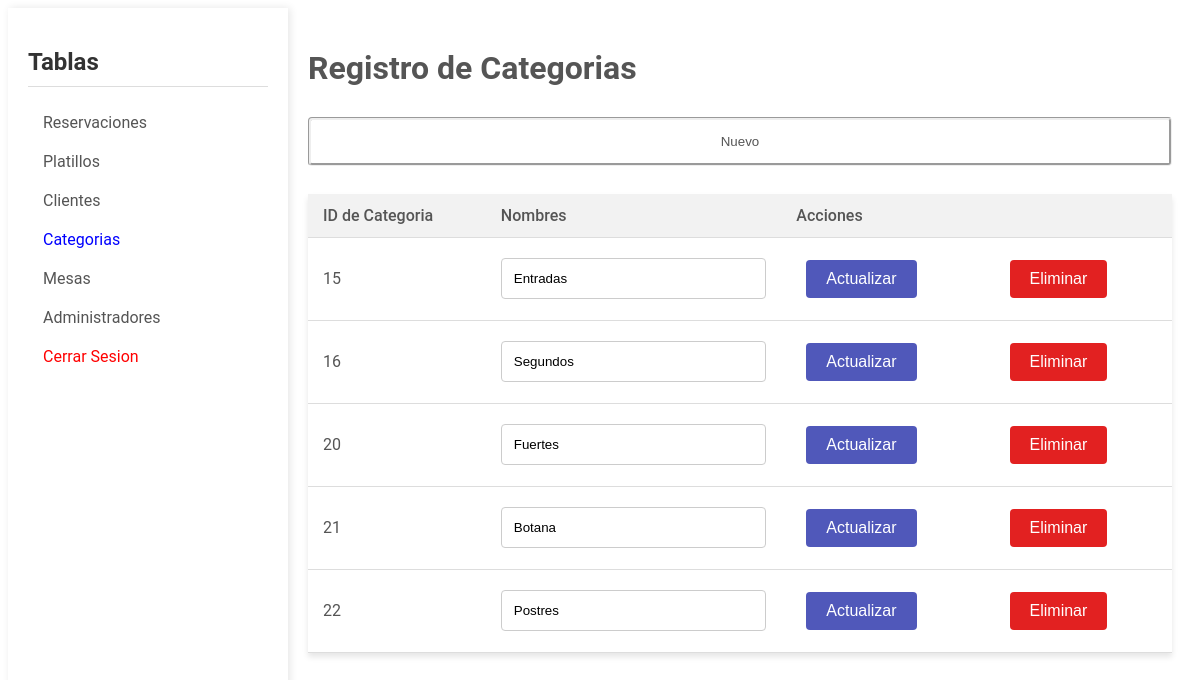
The app's page /admCategoria.php (signed in), older data.
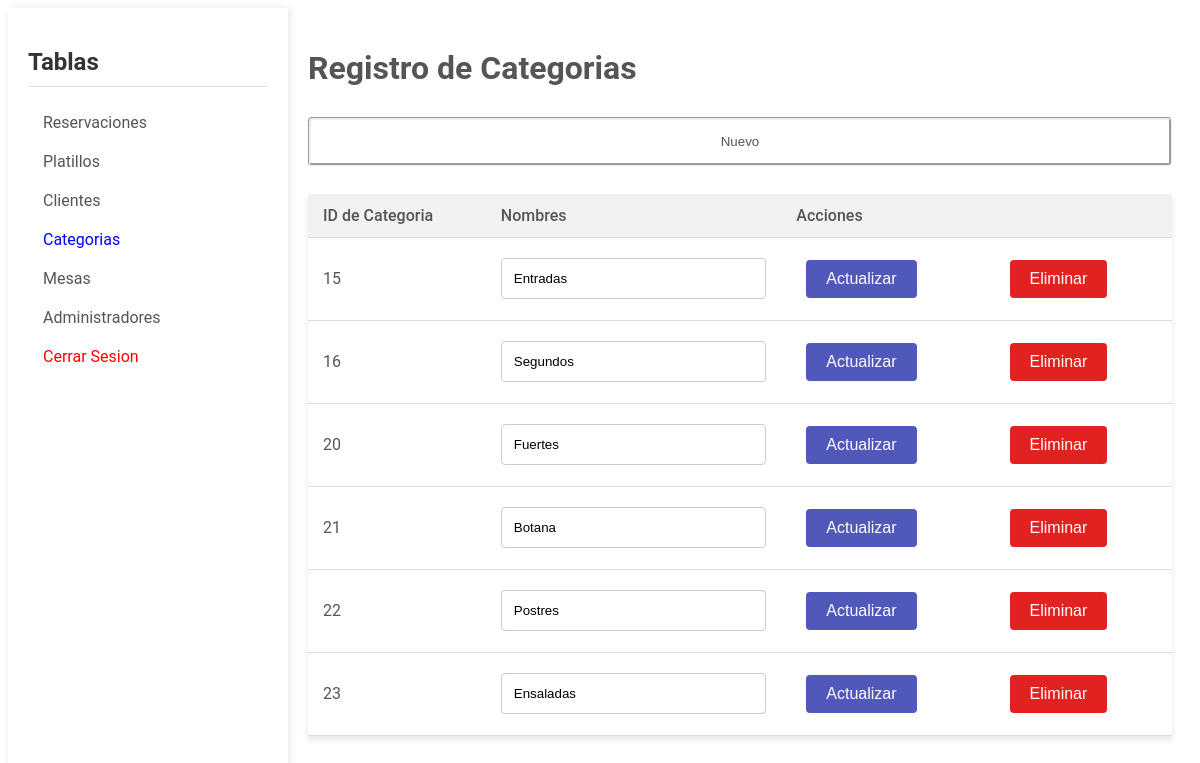
The same page, newer data.
### tables this page shows
CREATE TABLE `categoria` (
  `idCategoria` int(11) NOT NULL,
  `nombre` varchar(50) DEFAULT NULL
);

### dao/Database.php (called while the page is built, shortened)
<?php
class Database
{
    private static $instance = null;
    private function __construct()
    {
        $dsn = 'mysql:host=localhost;dbname=higal';
        $username = 'root';
        $password = '';
        $options = [
            PDO::ATTR_PERSISTENT => true,
            PDO::ATTR_ERRMODE => PDO::ERRMODE_EXCEPTION
        ];
        try {
            $this->pdo = new PDO($dsn, $username, $password, $options);
        } catch (PDOException $e) {
            echo 'Connection failed: ' . $e->getMessage();
        }
    }
    public static function getInstance()
    {
        if (self::$instance === null) {
            self::$instance = new Database();
        }
        return self::$instance->pdo;
    }
}

### dao/categoriaDAO.php (called while the page is built, shortened)
<?php
require_once 'Database.php';
class CategoriaDAO
{
    private $pdo;
    public function __construct()
    {
        $this->pdo = Database::getInstance();
    }
    public function obtenerCategorias()
    {
        try {
            $sql = "SELECT * FROM categoria";
            $stmt = $this->pdo->prepare($sql);
            $stmt->execute();
            $datos = $stmt->fetchAll(PDO::FETCH_ASSOC);
            return $datos;
        } catch (PDOException $e) {
            echo "Error: " . $e->getMessage();
            return false;
        }
    }
}

### admCategoria.php (the view, shortened to what this page needs)
<?php
include 'dao/categoriaDAO.php';
?>
<!DOCTYPE html>
<html lang="es">
<head>
    <link rel="stylesheet" href="assets/css/adminPanel.css">
</head>
<body>
    <div class="container">
        <aside class="sidebar">
            <h2>Tablas</h2>
            <ul>
                <li><a href="admReservacion.php">Reservaciones</a></li>
                <li><a href="admPlatillo.php">Platillos</a></li>
                <li><a href="admCliente.php">Clientes</a></li>
                <li><a href="admCategoria.php" style="color:blue;">Categorias</a></li>
                <li><a href="admMesa.php">Mesas</a></li>
                <li><a href="admAdmin.php">Administradores</a></li>
                <li><a href="controller/sesionKiller.php" style="color:#ff0000;">Cerrar Sesion</a></li>
            </ul>
        </aside>
        <main class="content">
            <h1>Registro de Categorias</h1>
            <button onclick="mostrarFormulario()">Nuevo</button>
            <table>
                <thead>
                    <tr>
                        <th>ID de Categoria</th>
                        <th>Nombres</th>
                        <th>Acciones</th>
                        <th></th>
                    </tr>
                </thead>
                <tbody>
                    <?php
                    $categoriaDAO = new CategoriaDAO;
                    $datos = $categoriaDAO->obtenerCategorias();
                    if ($datos !== false && count($datos) > 0) {
                        foreach ($datos as $row) {
                            echo "
                        <tr>
                            <form action='controller/categoriaLogic.php' method='post'>
                                <td><input type='hidden' name='idCategoria' value='" . htmlspecialchars($row["idCategoria"]) . "'>
                                    " . htmlspecialchars($row["idCategoria"]) . "
                                </td>
                                <td><input type='text' name='nombre' value='" . htmlspecialchars($row["nombre"]) . "'></td>
                                <td>
                                    <input type='hidden' name='action' value='update'>
                                    <input type='submit' style='background-color: #5058ba; margin:10px; color: white; padding: 10px 20px; border: none; border-radius: 4px; cursor: pointer; font-size: 16px;' value='Actualizar'>
                                </td>
                            </form>
                            <td>
                                <form action='controller/categoriaLogic.php' method='post'>
                                    <input type='hidden' name='idCategoria' value='" . htmlspecialchars($row["idCategoria"]) . "'>
                                    <input type='hidden' name='action' value='delete'>
                                    <input type='submit' style='background-color: #e22121; margin:10px; color: white; padding: 10px 20px; border: none; border-radius: 4px; cursor: pointer; font-size: 16px;' value='Eliminar'>
                                </form>
                            </td>
                        </tr>";
                        }
                    } else {
                        echo "<tr><td colspan='5'>No se encontraron administradores.</td></tr>";
                    }
                    ?>
                </tbody>
            </table>
        </main>
    </div>
</body>
</html>

Row changes from the older to the newer data that the page shows:
added categoria: idCategoria "23", nombre "Ensaladas"
